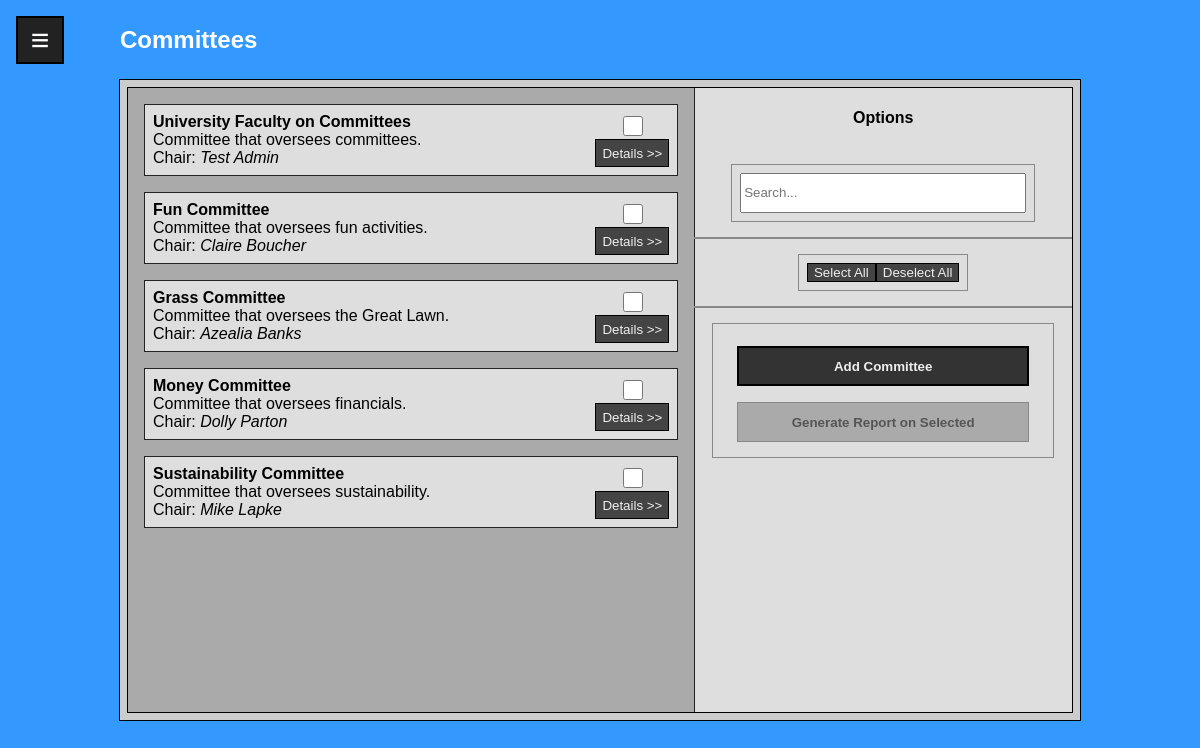
Screenshot of /committee_selection_admin.php (signed in) with the database file from the repository.
### tables this page shows
CREATE TABLE IF NOT EXISTS `Committee` (
  `Committee_ID` INT NOT NULL AUTO_INCREMENT,
  `Name` VARCHAR(45) NOT NULL,
  `Description` VARCHAR(100) NOT NULL,
  PRIMARY KEY (`Committee_ID`));

CREATE TABLE IF NOT EXISTS `User` (
  `CNU_ID` INT NOT NULL AUTO_INCREMENT,
  `Password` VARCHAR(24) NOT NULL,
  `Fname` VARCHAR(45) NOT NULL,
  `Lname` VARCHAR(45) NOT NULL,
  `Email` VARCHAR(72) NOT NULL,
  `Department` VARCHAR(45),
  `Position` VARCHAR(45),
  `Birthday` DATE NOT NULL,
  `Hiring_Year` YEAR(4) NOT NULL,
  `Gender` VARCHAR(45) NOT NULL,
  `Race` VARCHAR(45) NOT NULL,
  `Permissions` VARCHAR(45) NOT NULL DEFAULT 'User',
  `Photo` Blob,
  `Archival_Date` DATE DEFAULT NULL,
  PRIMARY KEY (`CNU_ID`));

### committee_functions.php (called while the page is built, shortened)
<?php
function query_committee_chair($conn, int $committee_id) {
    $chair_sql = "SELECT User_CNU_ID FROM `Chairman` WHERE Committee_Committee_ID='$committee_id'";
    $chair = $conn->query($chair_sql);
    if ($chair -> num_rows > 0) {
        $chair_id = $chair->fetch_assoc()['User_CNU_ID'];
    } else {
        $chair_id = NULL;
    }
    return $chair_id;
}

### databaseconnect.php (called while the page is built, shortened)
<?php
$SRVR = "localhost:3308";
$USER = "root";
$PASS = "root";
$TABL = "mydb";
$conn = new mysqli($SRVR, $USER, $PASS, $TABL);
function query_user(int $user_id)
{
    global $conn;
    $user_sql = "SELECT * FROM `User` WHERE CNU_ID='$user_id'";
    $user = $conn->query($user_sql)->fetch_assoc();
    return $user;
}

### committee_selection_admin.php (the view, shortened to what this page needs)
<!DOCTYPE html>
<html lang="en" dir="ltr">
<head>
  <link rel="stylesheet" href="css/selection.css">
  <?php
  require 'databaseconnect.php';
  require 'committee_functions.php';
  ?>
</head>
<body>
<?php include 'hamburger_menu.php'; ?>
  <div class="wrapper">
    <header>
      <h2>Committees</h2>
    </header>
    <div class="selection">
      <div class="results">
        <?php
            $sql = "SELECT * FROM Committee";
            $result = $conn->query($sql);
            if ($result->num_rows > 0) {
                while ($row = $result->fetch_assoc()) {
                  $id = $row['Committee_ID'];
                  $name = $row['Name'];
                  $description = $row['Description'];
                  $chair_id = query_committee_chair($conn, $id);
                  if ($chair_id != NULL) {
                    $chair = query_user($chair_id);
                    $chair_name = $chair['Fname']." ".$chair['Lname'];
                  } else {
                    $chair_name = "Not assigned";
                  }
                  echo "<div class='data'> <label for='$id'><b>$name</b><br>$description<br>Chair: <i>$chair_name</i></label>
                      <div class='result_choices'>
                        <input class='checkbox' type='checkbox' name='committee' value='$id' form='create'></input>
                        <a href='committee_details.php?committee=$id'><button>Details >></button></a>
                      </div>
                    </div>";
                }
            } else {
                echo "<div class='center'>No results found for current search settings.</div>";
            }
            ?>
      </div>
      <form class="options" method="post" action="#">
        <h4>Options</h4>
        <div class='searchbar'>
          <input type="text" name="search" placeholder="Search...">
        </div>
        <hr>
        <div>
          <button type="button" name="select_all">Select All</button>
          <button type="button" name="deselect_all">Deselect All</button>
        </div>
        <hr>
        <div class="choices">
          <a href="committee_setup.php"><button class="admin" type="button" name="add_user">Add Committee</button></a>
          <input id="report" type="submit" name="report" value="Generate Report on Selected" disabled>
        </div>
      </div>
    </div>
</body>
</html>

### css/selection.css (style rules this page uses)
a { text-decoration: none; }
.selection { top: 0.5em; left: 0.5em; right: 0.5em; bottom: 0.5em; position: absolute; display: grid; grid-auto-flow: column; grid-template-columns: 3fr 2fr; }
.results { height: 100%; overflow-y: scroll; display: grid; grid-auto-rows: minmax(auto, max-content); row-gap: 1em; padding: 1em; grid-column: 1 / 2; }
.results:after { height: 0.25em; content: ''; }
.results .data { display: grid; grid-template-columns: 2fr auto; justify-content: space-between; padding: 0.5em; }
.result_choices { margin-left: 1em; display: flex; flex-direction: column; justify-content: space-around; align-items: center; }
.result_choices input { width: 1.5em; height: 1.5em; flex: none; }
.result_choices a, .result_choices a button { width: 100%; height: 100%; }
.options { position: sticky; top: 0; display: flex; flex-flow: column nowrap; align-items: center; justify-content: flex-start; }
.options hr { margin: 0; padding: 0; width: 100%; height: 0; }
.searchbar { width: 80%; }
.searchbar input { width: 100%; height: 3em; }
.options > div { display: flex; justify-content: center; padding: 0.5em; margin: 1em; }
.options .choices { font-size: 1em; text-align: center; height: inherit; width: 90%; align-items: center; justify-content: center; flex-flow: column nowrap; }
.choices * { font-weight: bold; display: flex; white-space: normal; flex-wrap: wrap; width: 90%; align-items: center; justify-content: center; margin: 0.5em 0; height: 3em; }
.choices button { width: 100%; }
.selection { background-color: #DEDEDE; outline: 1px solid black; }
.results { background-color: #AAAAAA; outline: 1px solid #222222; }
.data { background-color: #DEDEDE; border: 1px solid #222222; }
.options > div { outline: 1px solid #888888; }
.options hr { border: 1px solid #888888; }

### css/common.css (style rules this page uses)
* { box-sizing: border-box; }
body { margin: 0; padding: 0; height: 100vh; display: flex; flex-flow: column nowrap; position: relative; font-family: Arial, Helvetica, sans-serif; background-color: #3399FF; }
.wrapper { width: 80%; height: 80vh; position: absolute; top: 10%; right: 10%; left: 10%; display: grid; grid-auto-flow: row; grid-auto-rows: min-content; row-gap: 1em; overflow: scroll; padding: 0.5em; outline: 1px solid #000000; }
.wrapper:after { height: 0.25em; content: ''; }
header { width: auto; height: 10%; color: #FFFFFF; position: fixed; top: 0; display: flex; align-items: center; border-bottom: 1px solid black; z-index: 999; }
header * { padding: 0; margin: 0; }
.wrapper { background-color: #CCCCCC; }
.wrapper button, .wrapper input[type=submit] { cursor: pointer; color: #EEEEEE; background-color: #444444; border: 1px solid #000000; }
.wrapper button:disabled, .wrapper input[type=submit]:disabled { cursor: not-allowed; color: #555555; background-color: #AAAAAA !important; border: 1px solid #888888 !important; }
.admin { background-color: #333333 !important; border: 2px solid #000000 !important; }

### rows the page displays
committee: Name "University Faculty on Committees", Description "Committee that oversees committees.", user.Fname+Lname "Test Admin"
committee: Name "Fun Committee", Description "Committee that oversees fun activities.", user.Fname+Lname "Claire Boucher"
committee: Name "Grass Committee", Description "Committee that oversees the Great Lawn.", user.Fname+Lname "Azealia Banks"
committee: Name "Money Committee", Description "Committee that oversees financials.", user.Fname+Lname "Dolly Parton"
committee: Name "Sustainability Committee", Description "Committee that oversees sustainability.", user.Fname+Lname "Mike Lapke"
